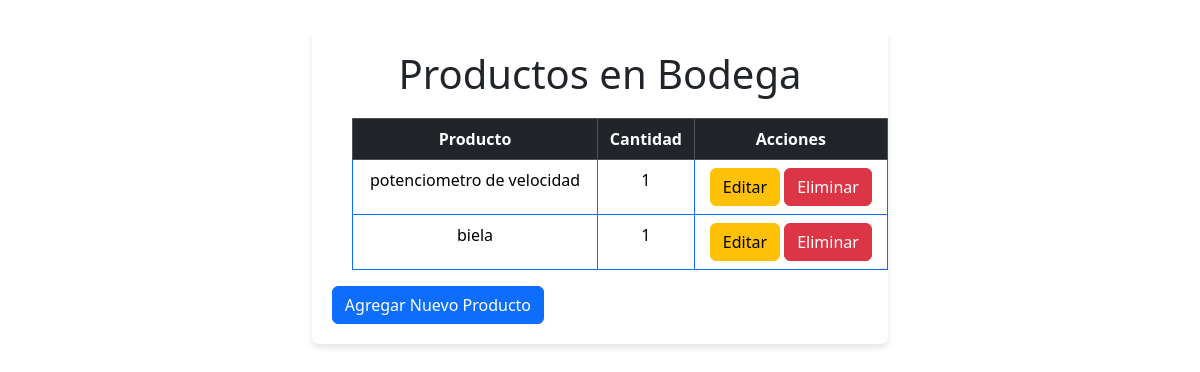
The app's page /, older data.
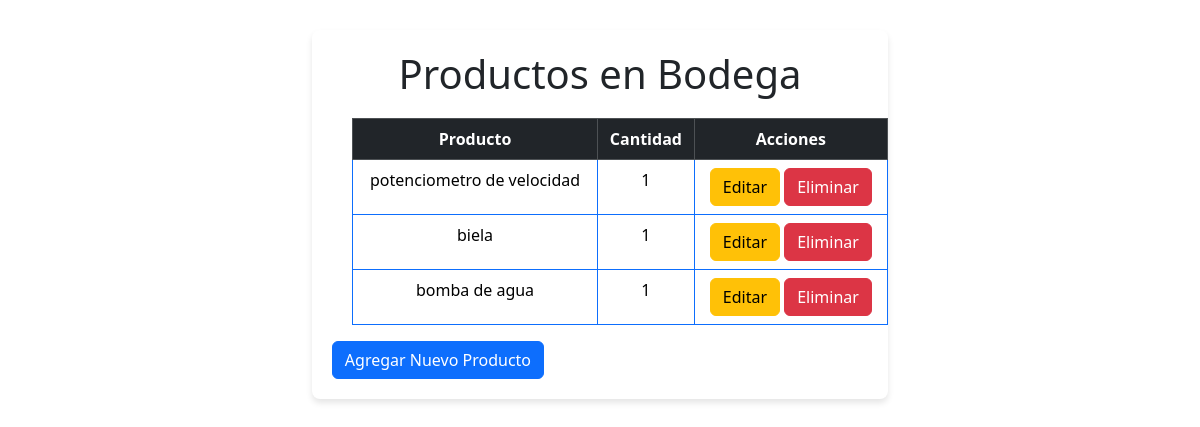
The same page, newer data.
### inventario/models.py (models this page shows, shortened)
class Producto(models.Model):
    id = models.AutoField(primary_key=True)
    nombre = models.CharField(max_length=100)
    descripcion = models.TextField()
    cantidad = models.IntegerField()
    fecha_ingreso = models.DateField(auto_now_add=True)

### inventario/views.py (the view)
# urls.py: path('', views.lista_productos, name='lista_productos'),
def lista_productos(request):
    productos = Producto.objects.all()
    return render(request, 'inventario/lista_productos.html', {'productos': productos})

### templates/inventario/lista_productos.html (shortened to what this page needs)
{% load static %}
<!DOCTYPE html>
<html lang="es">
<head>
    <link rel="stylesheet" type="text/css" href="{% static 'style.css' %}">
    {% load bootstrap5 %}
    {% bootstrap_css %}
</head>
<body>
    <section class="container_lista_productos">
        <h1>Productos en Bodega</h1>
        <table class="table table-bordered border-primary">
            <thead class="table-dark">
                <tr>
                    <th>Producto</th>
                    <th>Cantidad</th>
                    <th>Acciones</th>
                </tr>
            </thead>
            <tbody>
                {% if productos %}
                    {% for producto in productos %}
                        <tr>
                            <td>{{ producto.nombre }}</td>
                            <td>{{ producto.cantidad }}</td>
                            <td>
                                <a class="btn btn-warning" href="{% url 'editar_producto' producto.pk %}" role="button">Editar</a>
                                <a class="btn btn-danger" href="{% url 'eliminar_producto' producto.pk %}" role="button">Eliminar</a>
                            </td>
                        </tr>
                    {% endfor %}
                {% else %}
                    <tr>
                        <td colspan="3" class="text-center">No hay productos disponibles</td>
                    </tr>
                {% endif %}
            </tbody>
        </table>
        <a class="btn btn-primary" href="{% url 'agregar_producto' %}" role="button">Agregar Nuevo Producto</a>
    </section>
</body>
</html>

Row changes from the older to the newer data that the page shows:
added Producto: nombre "bomba de agua", cantidad "1"
